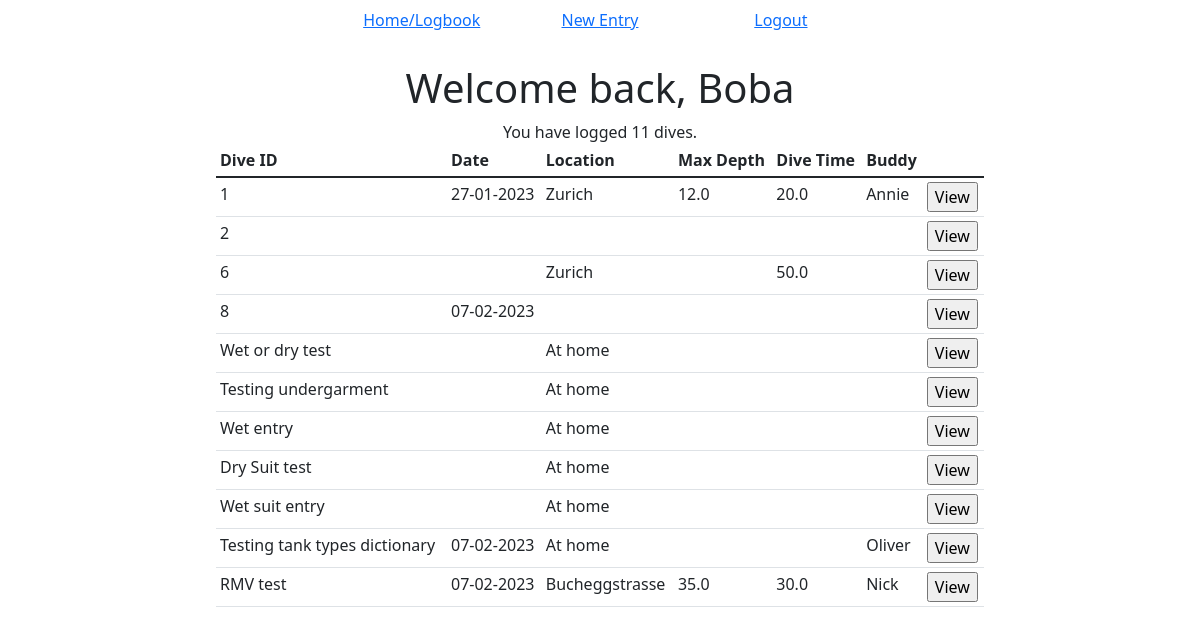
/ (signed in), run on the app's committed database.
### tables this page shows
CREATE TABLE "users" (
	"user_id"	INTEGER,
	"username"	TEXT NOT NULL,
	"password_hash"	TEXT NOT NULL,
	PRIMARY KEY("user_id" AUTOINCREMENT)
);

CREATE TABLE entries (
    log_id INTEGER PRIMARY KEY AUTOINCREMENT,
    dive_number TEXT,
    dive_date TEXT,
    dive_location TEXT,
    time_in TEXT,
    dive_time REAL,
    max_depth REAL,
    avg_depth REAL,
    visibility TEXT,
    tank_type TEXT,
    in_pressure REAL,
    out_pressure REAL,
    water_temp REAL,
    lead_weight TEXT,
    hood TEXT,
    wetsuit_thickness TEXT,
    ds_undergarment TEXT,
    buddy TEXT,
    dive_notes TEXT,
    diver_id INTEGER NOT NULL, 
    suit_type TEXT,
    FOREIGN KEY (diver_id) REFERENCES users (user_id)
);

### app.py (the view)
@app.route("/")
@login_required
def index():
    current_user = sql_select("SELECT * FROM users WHERE user_id = ?", (session["user_id"],)).fetchone()
    dive_log = sql_select("SELECT * FROM entries WHERE diver_id = ?", (session["user_id"],)).fetchall()
    for dive in dive_log:
        try:
            dive_date = datetime.strptime(dive["dive_date"], "%Y-%m-%d")
            dive["dive_date"] = dive_date.strftime("%d-%m-%Y")
        except ValueError:
            continue
    dive_count = len(dive_log)
    return render_template("index.html", user=current_user["username"], dive_log=dive_log, dive_count=dive_count)

### app.py (called while the page is built)
@app.after_request
def after_request(response):
    response.headers["Cache-Control"] = "no-cache, no-store, must-revalidate"
    response.headers["Expires"] = 0
    response.headers["Pragma"] = "no-cache"
    return response

### helpers.py (called while the page is built)
def login_required(f):
    @wraps(f)
    def decorated_function(*args, **kwargs):
        if session.get("user_id") is None:
            return redirect("/login")
        return f(*args, **kwargs)
    return decorated_function

def dict_factory(cursor, row):
    fields = [column[0] for column in cursor.description]
    return {key: value for key, value in zip(fields, row)}

def sql_select(query, user = None):
    try:
        with sqlite3.connect("ezdive.db") as connection:
            connection.row_factory = dict_factory
            cursor = connection.cursor()
            if user != None:
                current_user = cursor.execute(query, user)
                return current_user
            else:
                current_user = cursor.execute(query)
                return current_user
    except Error as e:
        print(f"Error encountered: {e}")

### templates/index.html (shortened to what this page needs)
{% extends "template.html" %}
{% block body %}
<div>
    <h1>Welcome back, {{ user }}</h1>
</div>
<div class="content">You have logged {{dive_count}} dives.</div>
<div class="containerTable">
    <table class="table table-sm">
      <thead>
        <tr>
          <th scope="col">Dive ID</th>
          <th scope="col">Date</th>
          <th scope="col">Location</th>
          <th scope="col">Max Depth</th>
          <th scope="col">Dive Time</th>
          <th scope="col">Buddy</th>
          <th></th>
        </tr>
      </thead>
        {% for dive in dive_log %}
        <tr>
          <td>{{dive.dive_number}}</td>
          <td>{{dive.dive_date}}</td>
          <td>{{dive.dive_location}}</td>
          <td>{{dive.max_depth}}</td>
          <td>{{dive.dive_time}}</td>
          <td>{{dive.buddy}}</td>
          <td>
            <form action="/view" method="post">
                <input type="submit" value="View">
            </form>
        </td>
        </tr>
        {% endfor %}
      </table>
</div>
{% endblock %}

### templates/template.html (shortened to what this page needs)
<!DOCTYPE html>
<html lang="en">
    <head>
        <link href="https://cdn.jsdelivr.net/npm/bootstrap@5.1.3/dist/css/bootstrap.min.css" rel="stylesheet">
        <link href="/static/styles.css" rel="stylesheet">
    </head>
    <body onload="start()">
        <div class="navbar">
            <div class="row child fit">
                <div class="col-sm-3 child">
                    <a href="/">Home/Logbook</a>
                </div>
                <div class="col-sm-3 child">
                    <a href="/new">New Entry</a>
                </div>
                <div class="col-sm-3 child">
                    <a href="/logout">Logout</a>
                </div>
                </div>
            </div>
        <br>
        {% block body %} {% endblock %}
    </body>
</html>

### static/styles.css (style rules this page uses)
h1 { text-align: center; }
.containerTable { margin:auto; width:64%; background-color: #ffffff; }
.navbar { margin:auto; width:52%; text-align: center; }
.fit { width:87%; }
.child { margin: 0 auto; }
.content { text-align: center; width: auto; }

### data on the page
users: username "Boba"
entries: dive_number "1", dive_date "27-01-2023", dive_location "Zurich", max_depth "12.0", dive_time "20.0", buddy "Annie"
entries: dive_number "2"
entries: dive_number "6", dive_location "Zurich", dive_time "50.0"
entries: dive_number "8", dive_date "07-02-2023"
entries: dive_number "Wet or dry test", dive_location "At home"
entries: dive_number "Testing undergarment", dive_location "At home"
entries: dive_number "Wet entry", dive_location "At home"
entries: dive_number "Dry Suit test", dive_location "At home"
entries: dive_number "Wet suit entry", dive_location "At home"
entries: dive_number "Testing tank types dictionary", dive_date "07-02-2023", dive_location "At home", buddy "Oliver"
entries: dive_number "RMV test", dive_date "07-02-2023", dive_location "Bucheggstrasse", max_depth "35.0", dive_time "30.0", buddy "Nick"

### other printed values
{{ dive_count }} "11"
